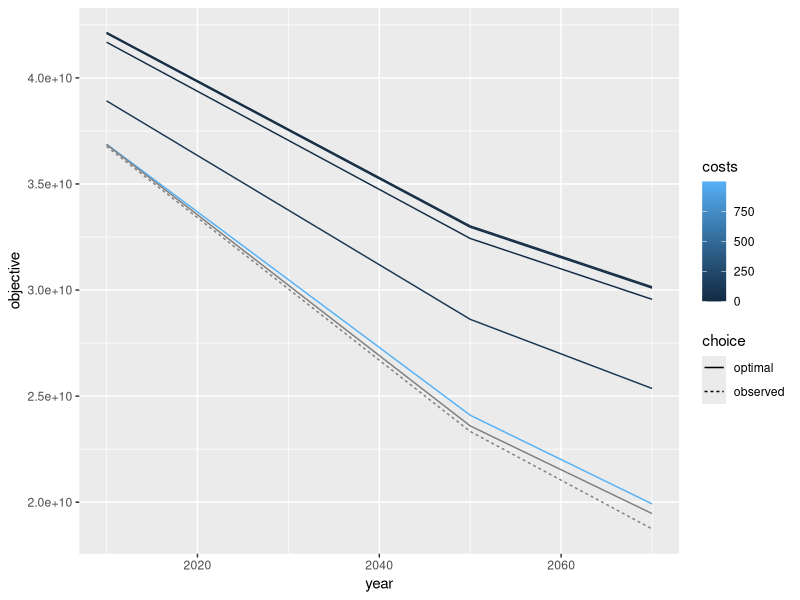
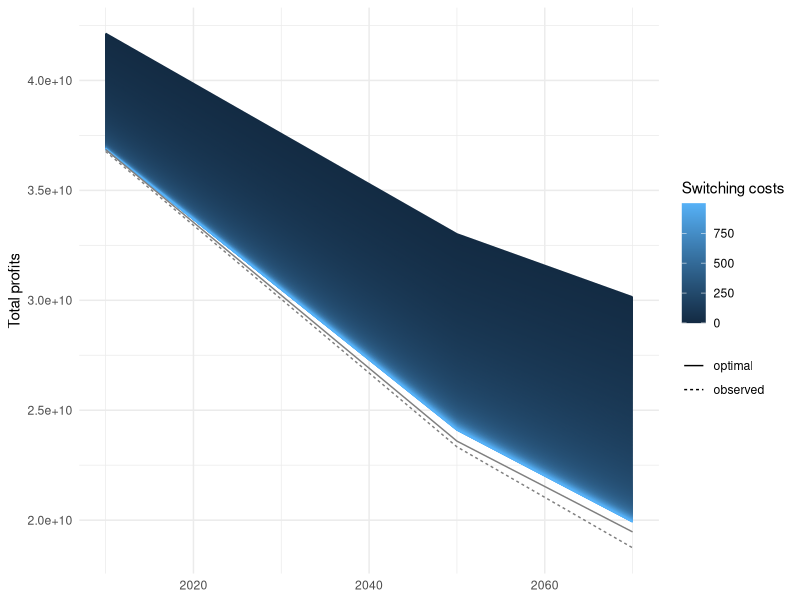
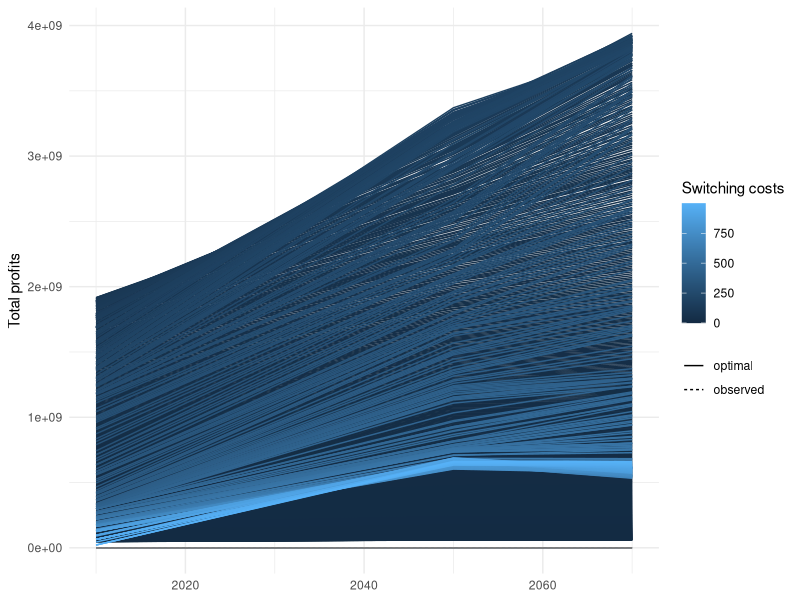
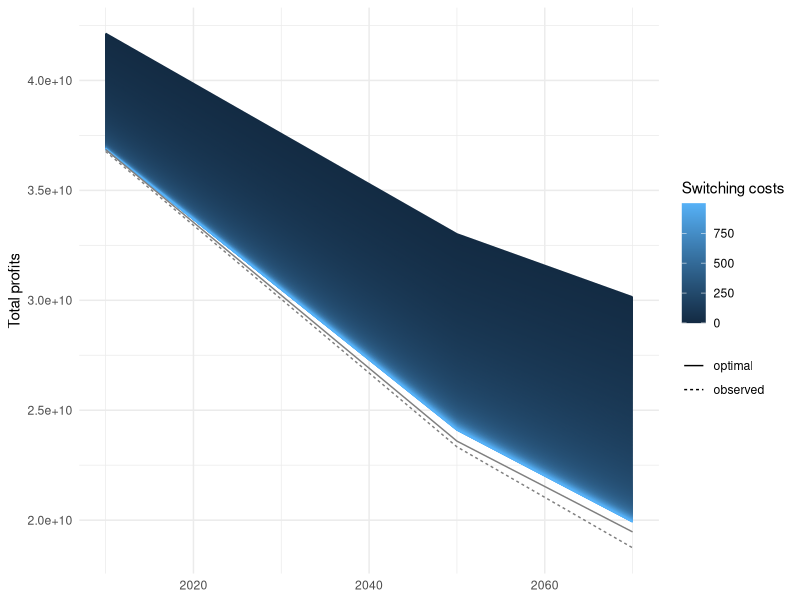
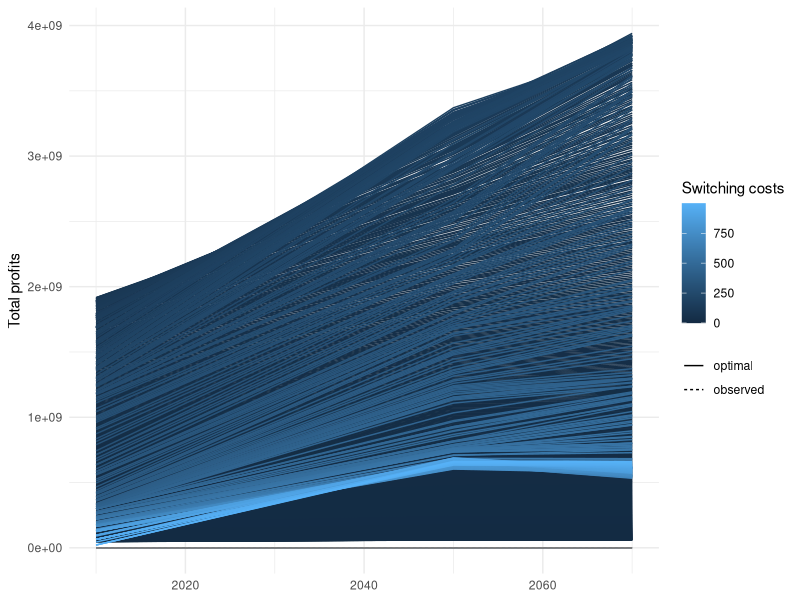

These charts were generated, in order, by the following R code:
setwd("~/research/awash/analyses/landvalue")

df <- read.csv("constopt-byprice.csv")

df$year <- NA
df$year[df$filepath == "currentprofits-pfixed-lybymc.csv"] <- 2010
df$year[df$filepath == "all2050profits-pfixed-notime-histco-lybymc.csv"] <- 2050
df$year[df$filepath == "all2070profits-pfixed-notime-histco-lybymc.csv"] <- 2070

df$switchcosts <- df$exclcosts - df$objective

library(ggplot2)

df$choice <- factor(df$choice, levels=c("optimal", "observed"))

ggplot(subset(df, is.na(costs) | costs %in% c(0, Inf) | round(log10(costs), 3) == round(log10(costs))), aes(year, objective, colour=costs, group=costs, linetype=choice)) +
    geom_line()

ggplot(df, aes(year, objective, colour=costs, group=costs, linetype=choice)) +
    geom_line() + theme_minimal() + xlab(NULL) + ylab("Total profits") + scale_colour_continuous(name="Switching costs") + scale_linetype_discrete(name=NULL)
ggsave("profits-byprice.pdf", width=7, height=3)

ggplot(df, aes(year, switchcosts, colour=costs, group=costs, linetype=choice)) +
    geom_line() + theme_minimal() + xlab(NULL) + ylab("Total profits") + scale_colour_continuous(name="Switching costs") + scale_linetype_discrete(name=NULL)
ggsave("switch-byprice.pdf", width=7, height=3)
